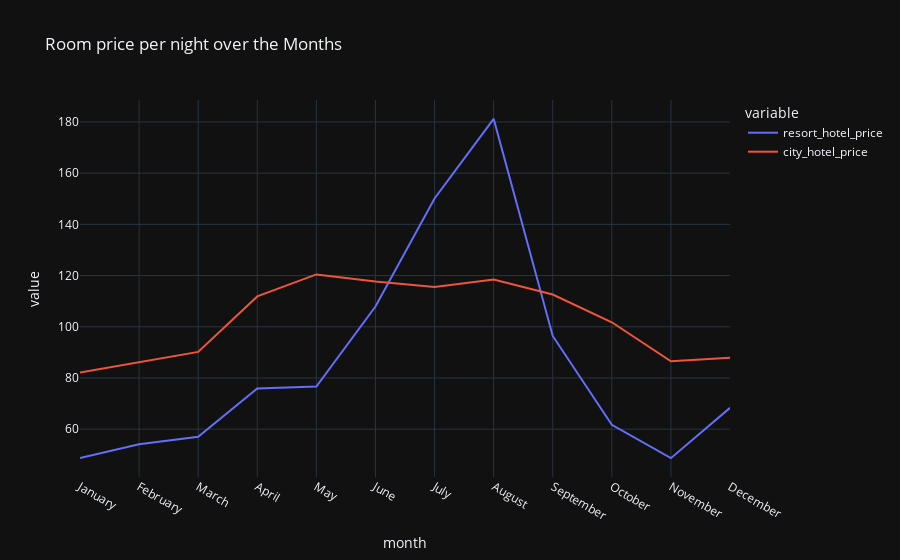

The code cell stored with this chart in its notebook:
### Code cell
fig = px.line(
    hotel_prices,
    x = 'month',
    y = ['resort_hotel_price', 'city_hotel_price'],
    title = 'Room price per night over the Months',
    template = 'plotly_dark'
)

fig.show()

### Figure 1 — Plotly figure (JSON) as saved in the notebook; plotly's stock layout.template omitted (floating-point values rounded to 4 significant figures)
{"data": [{"hovertemplate": "variable=resort_hotel_price<br>month=%{x}<br>value=%{y}<extra></extra>", "legendgroup": "resort_hotel_price", "line": {"color": "#636efa", "dash": "solid"}, "marker": {"symbol": "circle"}, "mode": "lines", "name": "resort_hotel_price", "orientation": "v", "showlegend": true, "type": "scatter", "x": ["January", "February", "March", "April", "May", "June", "July", "August", "September", "October", "November", "December"], "xaxis": "x", "y": [48.71, 54.15, 57.01, 75.87, 76.66, 107.9, 150.1, 181.2, 96.42, 61.73, 48.68, 68.32], "yaxis": "y"}, {"hovertemplate": "variable=city_hotel_price<br>month=%{x}<br>value=%{y}<extra></extra>", "legendgroup": "city_hotel_price", "line": {"color": "#EF553B", "dash": "solid"}, "marker": {"symbol": "circle"}, "mode": "lines", "name": "city_hotel_price", "orientation": "v", "showlegend": true, "type": "scatter", "x": ["January", "February", "March", "April", "May", "June", "July", "August", "September", "October", "November", "December"], "xaxis": "x", "y": [82.16, 86.18, 90.17, 111.9, 120.4, 117.7, 115.6, 118.4, 112.6, 101.7, 86.5, 87.86], "yaxis": "y"}], "layout": {"legend": {"title": {"text": "variable"}, "tracegroupgap": 0}, "title": {"text": "Room price per night over the Months"}, "xaxis": {"anchor": "y", "domain": [0, 1], "title": {"text": "month"}}, "yaxis": {"anchor": "x", "domain": [0, 1], "title": {"text": "value"}}}}
